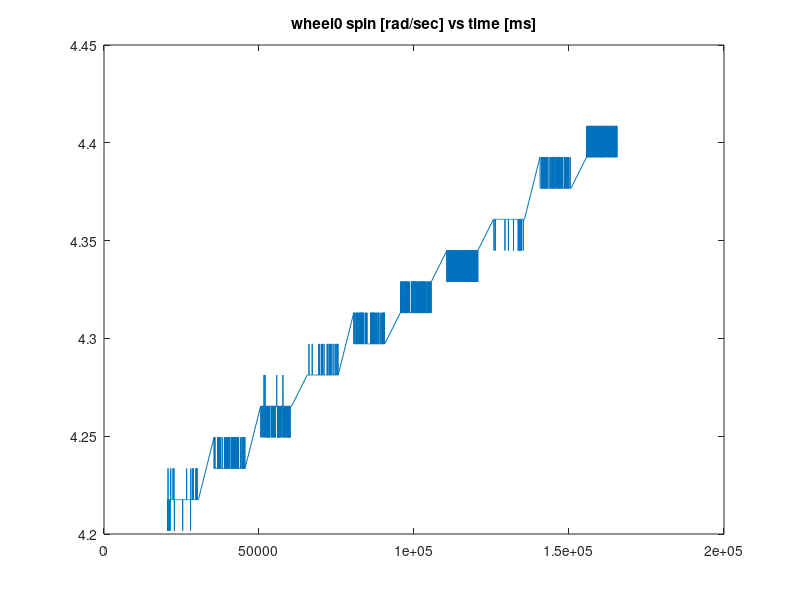
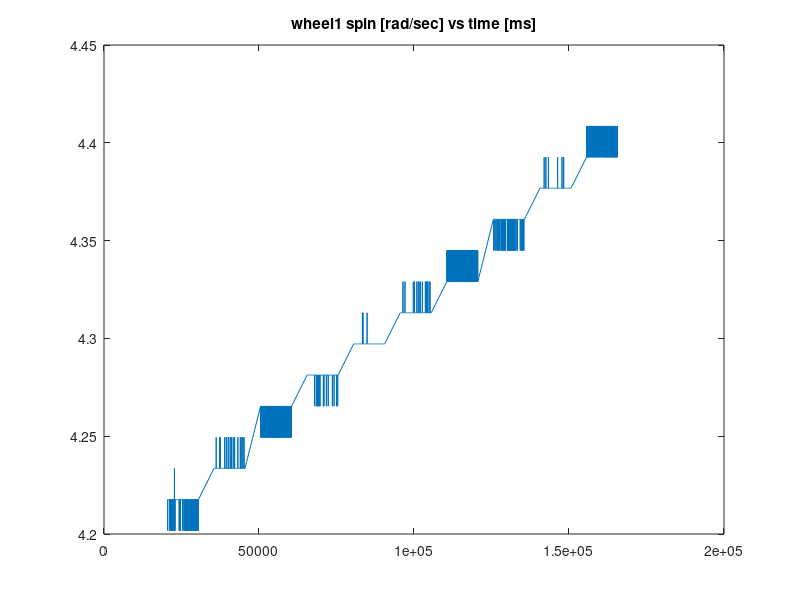
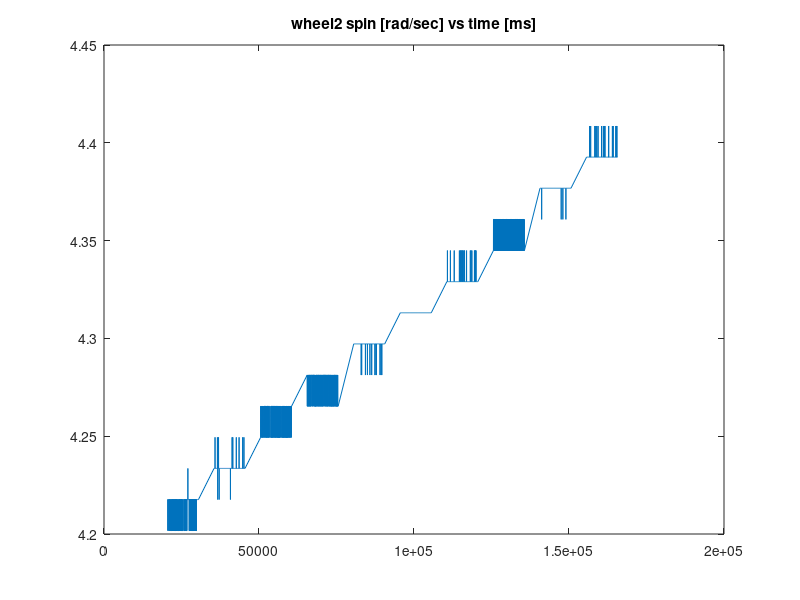

Reproduce these figures in MATLAB, in order. (Note: this script raises an error after producing the figures.)
%%%%%% magnetometer characterization using wheel frequency sweeps

clc
clear all
close all
tic 
warning('off','all') %disabled warning related to large output file sizes

data = csvread('mag_data_2_13_20.csv',1,0); %%%starts reading from row 2

%convert wheel freq from rad/sec to Hz
data(:,8) = data(:,8)/(2*pi); %wheel 0 on [Hz]
data(:,9) = data(:,9)/(2*pi);
data(:,10) = data(:,10)/(2*pi);

data(:,19) = data(:,19)/(2*pi); 
data(:,20) = data(:,20)/(2*pi);%wheel 1 on [Hz]
data(:,21) = data(:,21)/(2*pi);

data(:,30) = data(:,30)/(2*pi); 
data(:,31) = data(:,31)/(2*pi);
data(:,32) = data(:,32)/(2*pi);%wheel 2 on [Hz]

%% check time domain plots
figure(1); plot(data(:,1),data(:,8)); title('wheel0 spin [rad/sec] vs time [ms]'); %wheel 0 on
saveas(gcf,'wheel0tdomainplot'); 

figure(2); plot(data(:,12),data(:,20)); title('wheel1 spin [rad/sec] vs time [ms]'); %wheel 1 on
saveas(gcf,'wheel1tdomainplot'); 

figure(3); plot(data(:,23),data(:,32)); title('wheel2 spin [rad/sec] vs time [ms]'); %wheel 2 on
saveas(gcf,'wheel2tdomainplot');

%% checking average time between each sample taken; roughly 19 ms
timeInt = zeros(length(data)-1,1);
for d = 1:length(timeInt)
    val = data(d+1,1) - data(d,1);
    timeInt(d) = val;
end
diff = rmoutliers(timeInt, 'mean');
mean(timeInt); std(timeInt); var(timeInt);

%% main 
%%%% 'total.csv' data sheet indexing reference
%%% 1  2  3  4  5  6  7     8     9     10    11 
%%% t1 1x 1y 1z 2x 2y 2z speed0 speed1 speed2 0   %wheel 0 on
%%% 12 13 14 15 16 17 18   19     20     21   22
%%% t2 1x 1y 1z 2x 2y 2z speed0 speed1 speed2 0  %wheel 1 on
%%% 23 24 25 26 27 28 29   30     31     32
%%% t3 1x 1y 1z 2x 2y 2z speed0 speed1 speed2 0 %wheel 2 on

%%% access indexing reference
%%% mag [1/2][x/y/z][wheel 0/1/2 on]
access = [1 2 8; 1 3 8; 1 4 8; 1 5 8; 1 6 8; 1 7 8;....
    12 13 20; 12 14 20; 12 15 20; 12 16 20; 12 17 20; 12 18 20; ...
    23 24 32; 23 25 32; 23 26 32; 23 27 32; 23 28 32; 23 29 32];

names = {'mag1x0';'mag1y0';'mag1z0';'mag2x0';'mag2y0';'mag2z0';
    'mag1x1';'mag1y1';'mag1z1';'mag2x1';'mag2y1';'mag2z1';
    'mag1x2';'mag1y2';'mag1z2';'mag2x2';'mag2y2';'mag2z2'};

for s = 1:18 %loops of 18 data sets that each consist of full sweep
    
    start = data(access(s,1),1);
    freq = ones(10,1); freq(1) = data(1,access(s,3)); %take wheel reading
    idx1 = [0,520,1040,1560,2080,2600,3120,3640,4160,4680,5200]'; %start of each set
    %idx = [260,780,1300,1820,2340,2860,3380,3900,4420,4940];
    idx = [322,780,1362,1802,2301,2913,3349,3837,4414,4802]'; %median of set
    
    %get corresponding median frequency
    for i = 1:length(idx)
        freq(i) = data(idx(i),access(s,3));
    end
    
    %%% apply fft to each frequency
    F_samp = 50;  %mag sampling freq
    NFFTs = ones(length(idx),1);
    Ys = {};
    Fs = {};
    magnitudeYs = {};
    phaseYs = {};
    offset = [];
    Ps = {}; %stores stats for each freq
    
    fname3 = [names{s} 'allFFTs'];
    fname2 = [names{s} 'offsets'];
    
    for j = 2:length(idx1) %over entire frequency sweep 
        
        %NFFT = length(data(idx(j-1):idx(j),access(s,2))); %take mag reading can be 1/2 x/y/z
        NFFT = length(data(idx1(j-1)+1:idx1(j),access(s,2))); %length of fft
        Y = fft(data(idx1(j-1)+1:idx1(j),access(s,2)), NFFT); 
        F = ((0:1/NFFT:1-1/NFFT)*F_samp).';
        magY = abs(Y); %magnitude of the fft
        phaseY = unwrap(angle(Y));
        leak = 0; %looking at leakage of signal energy to n bins on either side of a freq; assuming no leak
        
        NFFTs(j) = NFFT; Fs{j} = F;
        Ys{j} = Y; magnitudeYs{j} = magY;
        phaseYs{j} = phaseY;

        fname0 = [names{s} 'freq' num2str(j)];
        fname1 = [names{s} 'freq' num2str(j) '.mat'];
        fname4 = [names{s} 'freq' num2str(j) 'tdomainfit'];
        
        subplot(2,1,1);
        %hold on %uncomment to see all frequencies overlap on eachother
        plot(F(1:NFFT/2),magY(1:NFFT/2));
        title(['Magnitude response of signal: ' fname0]);
        xlabel('Frequency Hz')
        ylabel('Magnitude(T)');
        %legend(fname0,'-DynamicLegend');
        if j == length(idx1)
            hold off
        end
        
        subplot(2,1,2);
        plot(F(1:NFFT/2),phaseY(1:NFFT/2));
        %hold on %uncomment to see all frequencies overlap on eachother
        %gcf
        title(['Phase response of signal: ' fname0]);
        xlabel('Frequency Hz')
        ylabel('radians');
        %legend(fname0,'-DynamicLegend');
        if j == length(idx1)
            hold off
        end
        
        
        %find offset of peaks from 5,10,15....50 Hz
        [M, I] = max(magY(2:NFFT/2));
        peakFreq = F(I);
        offset(j-1) = peakFreq - 5*(j-1);
        
        %get stats of the data in time domain
        x = data(idx1(j-1)+1:idx1(j),access(s,1)); %time array
        y = data(idx1(j-1)+1:idx1(j),access(s,2)); %mag data array
        
        [curvefit,gof,output] = fit(x,y,'smoothingspline','normalize','on');
        plot(curvefit,x,y);
        title(['time domain plot + curvefit: ' fname0])
        
        p.formula = formula(curvefit);
        p.mean = mean(y); p.std = std(y); p.var = var(y);
        p.rms = rms(y);
        p.p2p = max(y)- min(y); %peak to peak of magntitudes
        c = coeffvalues(curvefit); c = c.coefs; p.coeffs = c; 
        %methods(curvefit)
        
        %get signal-to-noise ratio SNR
        [~,m] = max(magY(1:NFFT/2)); %peak of the freq spectrum
        sigs = [m-leak:m+leak NFFT-m-leak:NFFT-m+leak]; %find the bins corresponding to the signal around peak, including leakage
        sig_pow = sum(magY(sigs));
        magY([sigs]) = 0; % making all bins corresponding to signal zero, what remains = noise
        noise_pow = sum(magY);
        p.SNR = 10*log10(sig_pow/noise_pow); %signal-to-noise ratio
        
        Ps{j} = p; %store packet of information for each frequency step
         
        %save(fname1); %uncomment to save fft data .mat file for each frequency
        %saveas(gcf,fname0); %uncomment to save fft plot for each frequency
        %saveas(gcf,fname4); %uncomment to save time domain plot for each frequency
        
        fprintf('finished freq %f \n',j);
    end
   
%    save(fname3); %uncomment to save all FFT data for entire frequency sweep
    
    close all
    x_array = linspace(0,50,10);
    plot(x_array, offset);
    title('offset between mag freq peak and wheel freq');
    xlabel('wheel freq')
    ylabel('offset in Hz');
%     saveas(gcf,fname2); % uncomment to save offset data between mag freq peak and wheel freq
    
    fprintf('finished data set %f\n',s);
    %close all
    %clf
end